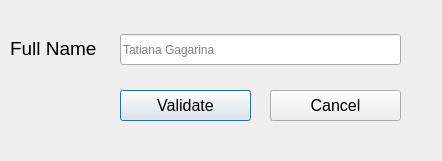
<?xml version="1.0" encoding="UTF-8"?>
<ui version="4.0">
 <class>searchByName</class>
 <widget class="QDialog" name="searchByName">
  <property name="geometry">
   <rect>
    <x>0</x>
    <y>0</y>
    <width>442</width>
    <height>161</height>
   </rect>
  </property>
  <property name="windowTitle">
   <string>Dialog</string>
  </property>
  <widget class="QLabel" name="label">
   <property name="geometry">
    <rect>
     <x>10</x>
     <y>40</y>
     <width>91</width>
     <height>17</height>
    </rect>
   </property>
   <property name="font">
    <font>
     <pointsize>14</pointsize>
    </font>
   </property>
   <property name="text">
    <string>Full Name</string>
   </property>
  </widget>
  <widget class="QLineEdit" name="lineEdit">
   <property name="geometry">
    <rect>
     <x>120</x>
     <y>34</y>
     <width>281</width>
     <height>31</height>
    </rect>
   </property>
   <property name="placeholderText">
    <string>Tatiana Gagarina</string>
   </property>
  </widget>
  <widget class="QPushButton" name="pushButton">
   <property name="geometry">
    <rect>
     <x>120</x>
     <y>90</y>
     <width>131</width>
     <height>31</height>
    </rect>
   </property>
   <property name="font">
    <font>
     <pointsize>12</pointsize>
    </font>
   </property>
   <property name="text">
    <string>Validate</string>
   </property>
   <property name="icon">
    <iconset>
     <normaloff>../Icons/validate.jpg</normaloff>../Icons/validate.jpg</iconset>
   </property>
   <property name="iconSize">
    <size>
     <width>20</width>
     <height>20</height>
    </size>
   </property>
  </widget>
  <widget class="QPushButton" name="pushButton_2">
   <property name="geometry">
    <rect>
     <x>270</x>
     <y>90</y>
     <width>131</width>
     <height>31</height>
    </rect>
   </property>
   <property name="font">
    <font>
     <pointsize>12</pointsize>
    </font>
   </property>
   <property name="text">
    <string>Cancel</string>
   </property>
   <property name="icon">
    <iconset>
     <normaloff>../Icons/cance.png</normaloff>../Icons/cance.png</iconset>
   </property>
   <property name="iconSize">
    <size>
     <width>20</width>
     <height>20</height>
    </size>
   </property>
  </widget>
 </widget>
 <resources/>
 <connections/>
</ui>
